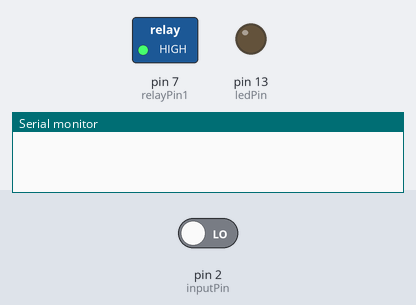
Recording of a sketch running on a simulated Arduino Uno, built with avr-gcc and run on an emulated ATmega328P. Parts: switched loads named in the sketch (green lamp = pin HIGH), output pins drawn as LEDs (lit = HIGH), the last lines printed to the serial monitor. The test bench sets the inputs (shaded band); at power-on: pin 2 (inputPin) LOW.

Above: at 10.8 s.
10.9 s: pin 2 (inputPin) driven HIGH
At 16.2 s:
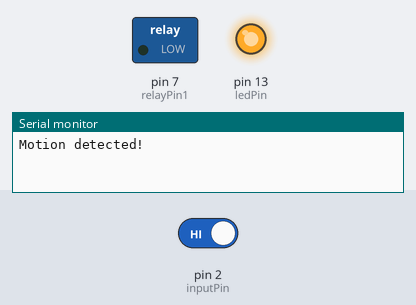
16.9 s: pin 2 (inputPin) driven LOW
At 17.7 s:
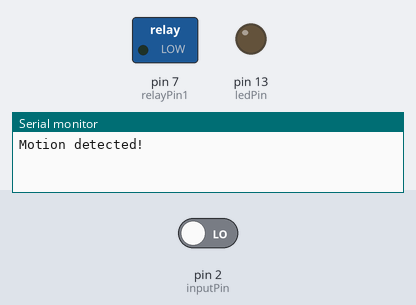
Timing chart, 0 to 23.4 s (numbered marks = the images above; inputs shaded):
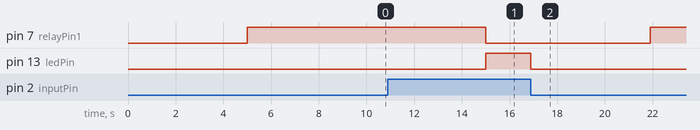

Measured:
- after the input at 10.9 s, pin 7 (relayPin1): HIGH → LOW after 4.1 s; pin 13 (ledPin): LOW → HIGH after 4.1 s
- after the input at 16.9 s, pin 7 (relayPin1): LOW → HIGH after 5.0 s; pin 13 (ledPin): HIGH → LOW at once

The sketch:

sketch_nov10a.ino
```cpp
/*
 * PIR sensor tester
 */
int relayPin1 = 7;              // IN1 connected to digital pin 7
int ledPin = 13;                // choose the pin for the LED
int inputPin = 2;               // choose the input pin (for PIR sensor)
int pirState = LOW;             // we start, assuming no motion detected
int val = 0;                    // variable for reading the pin status

void setup() {
  pinMode(relayPin1, OUTPUT);      // sets the digital pin as output
  digitalWrite(relayPin1, LOW);        // Prevents relays from starting up engaged

  pinMode(ledPin, OUTPUT);      // declare LED as output
  pinMode(inputPin, INPUT);     // declare sensor as input

  Serial.begin(9600);
}

void loop(){
  val = digitalRead(inputPin);  // read input value
  if (val == HIGH) {            // check if the input is HIGH
    digitalWrite(ledPin, HIGH);  // turn LED ON
    digitalWrite(relayPin1, LOW);   // energizes the relay and lights the LED
    if (pirState == LOW) {
      // we have just turned on
      Serial.println("Motion detected!");
      // We only want to print on the output change, not state
      pirState = HIGH;
    }
  } else {
    digitalWrite(ledPin, LOW); // turn LED OFF
    delay(5000);
    digitalWrite(relayPin1, HIGH);    // de-energizes the relay and LED is off
    if (pirState == HIGH){
      // we have just turned of
      Serial.println("Motion ended!");
      // We only want to print on the output change, not state
      pirState = LOW;
    }
  }
}
```
